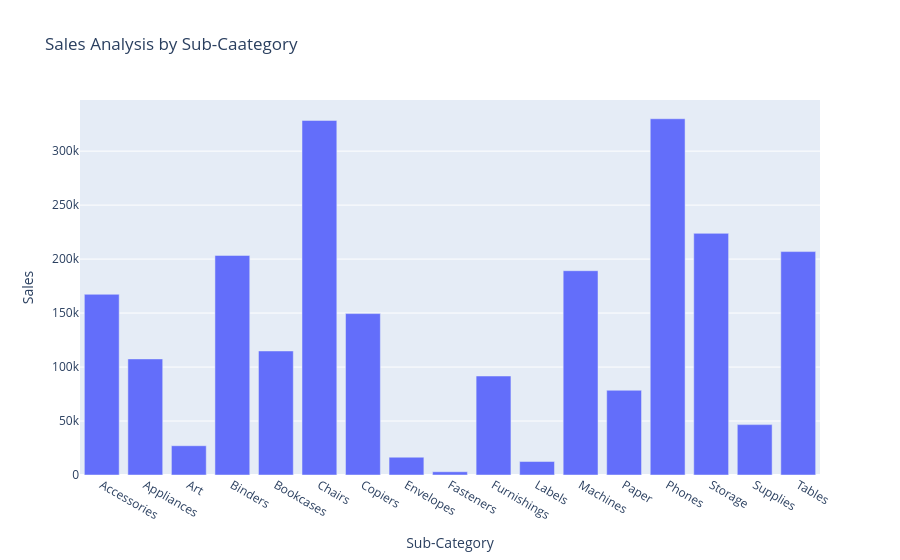

This figure's notebook cell:
### Code cell
fig= px.bar(sales_by_subcategory, x= 'Sub-Category', y = 'Sales', title= 'Sales Analysis by Sub-Caategory')
fig.show()

### Figure 1 — Plotly figure (JSON) as saved in the notebook; plotly's stock layout.template omitted (floating-point values rounded to 4 significant figures)
{"data": [{"hovertemplate": "Sub-Category=%{x}<br>Sales=%{y}<extra></extra>", "legendgroup": "", "marker": {"color": "#636efa", "pattern": {"shape": ""}}, "name": "", "orientation": "v", "showlegend": false, "textposition": "auto", "type": "bar", "x": ["Accessories", "Appliances", "Art", "Binders", "Bookcases", "Chairs", "Copiers", "Envelopes", "Fasteners", "Furnishings", "Labels", "Machines", "Paper", "Phones", "Storage", "Supplies", "Tables"], "xaxis": "x", "y": [167400.0, 107500.0, 27120.0, 203400.0, 114900.0, 328400.0, 149500.0, 16480.0, 3024.0, 91710.0, 12490.0, 189200.0, 78480.0, 330000.0, 223800.0, 46670.0, 207000.0], "yaxis": "y"}], "layout": {"barmode": "relative", "legend": {"tracegroupgap": 0}, "title": {"text": "Sales Analysis by Sub-Caategory"}, "xaxis": {"anchor": "y", "domain": [0, 1], "title": {"text": "Sub-Category"}}, "yaxis": {"anchor": "x", "domain": [0, 1], "title": {"text": "Sales"}}}}
